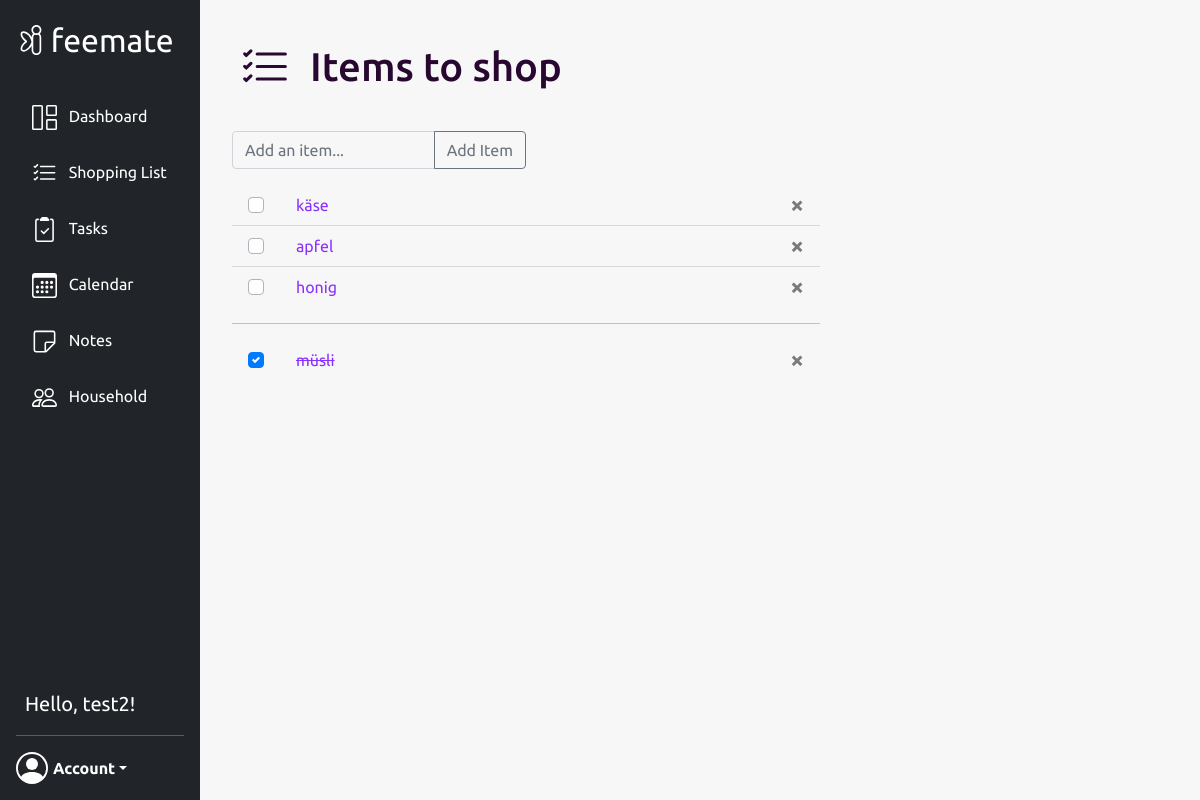
The app's page /list (signed in) with its own data.
### website/models.py (models this page shows, shortened)
class User(db.Model, UserMixin):
    id = db.Column(db.Integer, primary_key=True)
    uuid = db.Column(db.Text(length=36), default=lambda: str(uuid.uuid4()), unique=True)
    email = db.Column(db.String(150), unique=True)
    password = db.Column(db.String(150))
    first_name = db.Column(db.String(150))
    events = db.relationship('Event')
    tasks = db.relationship('Task')
    group_id = db.Column(db.Integer, db.ForeignKey('group.id'))

class Item(db.Model):
    id = db.Column(db.Integer, primary_key=True)
    uuid = db.Column(db.Text(length=36), default=lambda: str(uuid.uuid4()), unique=True)
    group_id = db.Column(db.Integer, db.ForeignKey('group.id'))
    title = db.Column(db.String(100))
    date = db.Column(db.DateTime(timezone=True), default=func.now())
    state = db.Column(db.Boolean, default=False)

### website/views.py (the view, shortened to what this page needs)
@views.route('/list', methods=['GET', 'POST'])
@login_required
def shoppinglist():
    return render_template("list.html", current_user=current_user, group=get_current_group())

### website/__init__.py (called while the page is built)
def create_app():
    app = Flask(__name__)
    app.config['SECRET_KEY'] = 'SECRET_KEY'
    app.config['SQLALCHEMY_DATABASE_URI'] = f'sqlite:///{DB_NAME}'
    db.init_app(app)
    from .views import views
    from .auth import auth
    from .api import api
    app.register_blueprint(views, url_prefix='/')
    app.register_blueprint(auth, url_prefix='/')
    app.register_blueprint(api)
    create_database(app)
    login_manager = LoginManager()
    login_manager.login_view = 'auth.login'
    login_manager.init_app(app)
    from .models import User
    @login_manager.user_loader
    def load_user(user_id):
        return User.query.get(int(user_id))
    return app

### website/views.py (called while the page is built)
def get_current_group():
    group = Group.query.filter_by(id=current_user.group_id).first()
    return group

### website/templates/list.html (shortened to what this page needs)
{% extends "base.html" %}{% block title %}Shopping list{% endblock %}
{% block content %}
<div class="d-flex flex-row">
        <div class="p-2 page-icon">
            <img src="/static/images/list-check-solid.svg"
                 class="header-logo"
                 alt="shoppinglist"
                 width="50"
                 height="50"/>
        </div>
        <div class="p-2">
            <h1 class="header-text">Items to shop</h1>
        </div>
</div>
<br />
<form method="POST">
    <div class="input-group mb-3 input-group-custom">
        <input type="text"
               name="item_textfield"
               id="item_textfield"
               class="form-control custom-form-control"
               placeholder="Add an item..." autofocus>
        <div class="input-group-append">
            <button class="btn btn-outline-secondary" type="submit">Add Item</button>
        </div>
    </div>
</form>
<ul class="list-group list-group-flush" id="items">
    {% for item in group.items %}
        {% if item.state == False %}
            <li class="list-group-item">
                <div class="custom-control custom-checkbox">
                        <label class="custom-control-label" for="checkbox_{{ item.id }}">
                            {{item.title}}
                        </label>
                        <button type="button" class="close delete_item" onclick="deleteItem({{ item.id }})">
                                <span aria-hidden="true">&times;</span>
                        </button>
                </div>
            </li>
        {% endif %}
    {% endfor %}
</ul>
<hr style="width: 50%;">
<ul class="list-group list-group-flush" id="items_checked">
    {% for item in group.items %}
        {% if item.state == True %}
            <li class="list-group-item">
                <div class="custom-control custom-checkbox">
                        <label class="custom-control-label custom-control-label-checked disabled" for="checkbox_checked_{{ item.id }}">
                            {{item.title}}
                        </label>
                        <button type="button" class="close delete_item" onclick="deleteItem({{ item.id }})">
                                <span aria-hidden="true">&times;</span>
                        </button>
                </div>
            </li>
        {% endif %}
    {% endfor %}
</ul>
{% endblock %}

### website/templates/base.html (shortened to what this page needs)
<!DOCTYPE html>
<html>
    <head>
        <link rel="stylesheet"
              href="https://stackpath.bootstrapcdn.com/bootstrap/4.4.1/css/bootstrap.min.css"
/>
        <link rel="stylesheet"
              href="https://stackpath.bootstrapcdn.com/font-awesome/4.7.0/css/font-awesome.min.css"
/>
        <link rel="stylesheet"
              href="https://cdn.jsdelivr.net/npm/bootstrap@5.1.3/dist/css/bootstrap.min.css"
>
        <link rel="stylesheet" href="/static/styles.css">
        <link rel="stylesheet" href="https://cdn.jsdelivr.net/npm/bootstrap-icons@1.8.1/font/bootstrap-icons.css">
        <link rel='stylesheet' href='https://cdn.jsdelivr.net/npm/fullcalendar@5.11.0/main.min.css'/>
    </head>
    <body class="body font">
        <nav class="d-flex flex-column flex-shrink-0 p-3 text-white bg-dark custom-navbar" id="sidebar">
            <a href="/" class="d-flex align-items-center mb-3 mb-md-0 me-md-auto text-white text-decoration-none">
                <img class="invert-svg"
                     src="/static/images/fairy_logo.svg"
                     alt="fairy"
                     width="30"
                     height="30"/>
                <span class="fs-2" style="margin-left: 0.15em;">feemate</span>
            </a>
            <br/>
            <ul class="nav nav-pills flex-column mb-auto">
                <li>
                    <a href="/dashboard" class="nav-link text-white {{ '' if current_user.is_authenticated else 'disabled' }}">
                        <text class="navbar-text">Dashboard</text>
                    </a>
                </li>
                <li>
                    <a href="/list" class="nav-link text-white {{ '' if current_user.is_authenticated else 'disabled' }}">
                        <img class="invert-svg"
                             src="/static/images/list-check-solid.svg"
                             alt="shoppinglist"
                             width="25"
                             height="25"/>
                        <text class="navbar-text">Shopping List</text>
                    </a>
                </li>
                <li>
                    <a href="/tasks" class="nav-link text-white {{ '' if current_user.is_authenticated else 'disabled' }}">
                        <text class="navbar-text">Tasks</text>
                    </a>
                </li>
                <li>
                    <a href="/calendar" class="nav-link text-white {{ '' if current_user.is_authenticated else 'disabled' }}">
                        <text class="navbar-text">Calendar</text>
                    </a>
                </li>
                <li>
                    <a href="/notes" class="nav-link text-white {{ '' if current_user.is_authenticated else 'disabled' }}">
                        <text class="navbar-text">Notes</text>
                    </a>
                </li>
                <li>
                    <a href="/household" class="nav-link text-white">
                        <text class="navbar-text">Household</text>
                    </a>
                </li>
            </ul>
            <text class="current-user-name">Hello, {{current_user.first_name}}!</text>
            <hr>
            {% if current_user.is_authenticated %}
                <div class="dropdown">
                    <a href="#" class="d-flex align-items-center text-white text-decoration-none dropdown-toggle"
                       id="dropdownUser1"
                       data-bs-toggle="dropdown"
                       aria-haspopup="true"
                       aria-expanded="false">
                        <img class="invert-svg" src="/static/images/user.svg" alt="" width="32" height="32" class="rounded-circle me-2"/>
                        <strong class="font" style="margin-left: 5px;">Account</strong>
                    </a>
                </div>
            {% else %}
                <div class="container">
                    <a href="/login" class="d-flex align-items-center text-white text-decoration-none login-button">Login</a>
                </div>
            {% endif %}
        </nav>
        <div class="container-fluid container-fluid-custom">
            {% block content %}
            {% endblock %}
        </div>
    </body>
</html>

### website/static/styles.css (style rules this page uses)
.custom-navbar { height: 100vh; width: 200px; top: 0; left: 0; position: fixed; display: flex; }
.invert-svg { -webkit-filter: invert(1); filter: invert(1); }
.navbar-text { margin-left: 0.5em; }
.body { background-color: #f7f7f7; }
.font { font-family: 'Ubuntu', sans-serif; }
.container-fluid-custom { position: fixed; left: 200px; top: 0; margin-left: 20px; margin-top: 35px; max-width: 1300px; }
.page-icon { width: 50px; }
.list-group-item { background-color: #f7f7f7; width: 50%; }
.header-text { margin-left: 20px; color: #280830; }
.header-logo { filter: invert(8%) sepia(23%) saturate(5363%) hue-rotate(267deg) brightness(93%) contrast(105%); }
.custom-control { position: relative; display: block; min-height: 1.5rem; padding-left: 1.5rem; }
.custom-control-label-checked { text-decoration-line: line-through; text-color: #848a91; }
.custom-control-label { position: relative; color: #8a30ff; padding-left: 1.5rem; font-family: 'Ubuntu', sans-serif; }
.delete_item { position: relative; float: right; }
.custom-form-control { background-color: transparent; border-radius: 4px; outline: 1px; box-shadow: none; width: 75%; }
.input-group-custom { width: 25%; }
.bg-dark { background-color: #181b1f; }
*, *::before, *::after { box-sizing: border-box; }
.current-user-name { margin-left: 0.45em; font-size: 20px; }

### records on screen
User: first_name "test2"
Item: title "käse"
Item: title "apfel"
Item: title "honig"
Item: title "müsli"
